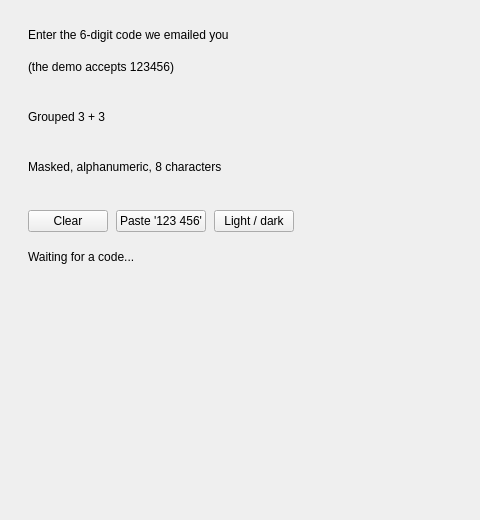
<?xml version="1.0" encoding="UTF-8"?>
<ui version="4.0">
 <class>MainWindow</class>
 <widget class="QMainWindow" name="MainWindow">
  <property name="geometry">
   <rect>
    <x>0</x>
    <y>0</y>
    <width>480</width>
    <height>520</height>
   </rect>
  </property>
  <property name="windowTitle">
   <string>QCustomVerificationCode</string>
  </property>
  <widget class="QWidget" name="centralwidget">
   <layout class="QVBoxLayout" name="mainLayout">
    <property name="spacing">
     <number>18</number>
    </property>
    <property name="leftMargin">
     <number>28</number>
    </property>
    <property name="topMargin">
     <number>28</number>
    </property>
    <property name="rightMargin">
     <number>28</number>
    </property>
    <property name="bottomMargin">
     <number>28</number>
    </property>
    <item>
     <widget class="QLabel" name="mainHeading">
      <property name="text">
       <string>Enter the 6-digit code we emailed you</string>
      </property>
     </widget>
    </item>
    <item>
     <widget class="QLabel" name="hintLabel">
      <property name="text">
       <string>(the demo accepts 123456)</string>
      </property>
     </widget>
    </item>
    <item>
     <widget class="QCustomVerificationCode" name="codeInput">
      <property name="digits" stdset="0">
       <number>6</number>
      </property>
     </widget>
    </item>
    <item>
     <widget class="QLabel" name="groupedHeading">
      <property name="text">
       <string>Grouped 3 + 3</string>
      </property>
     </widget>
    </item>
    <item>
     <widget class="QCustomVerificationCode" name="groupedInput">
      <property name="digits" stdset="0">
       <number>6</number>
      </property>
      <property name="separatorAfter" stdset="0">
       <number>3</number>
      </property>
     </widget>
    </item>
    <item>
     <widget class="QLabel" name="maskedHeading">
      <property name="text">
       <string>Masked, alphanumeric, 8 characters</string>
      </property>
     </widget>
    </item>
    <item>
     <widget class="QCustomVerificationCode" name="maskedInput">
      <property name="digits" stdset="0">
       <number>8</number>
      </property>
      <property name="inputMode" stdset="0">
       <string>alphanumeric</string>
      </property>
      <property name="masked" stdset="0">
       <bool>true</bool>
      </property>
      <property name="boxWidth" stdset="0">
       <number>34</number>
      </property>
     </widget>
    </item>
    <item>
     <layout class="QHBoxLayout" name="buttonRow">
      <property name="spacing">
       <number>8</number>
      </property>
      <item>
       <widget class="QPushButton" name="clearButton">
        <property name="text">
         <string>Clear</string>
        </property>
       </widget>
      </item>
      <item>
       <widget class="QPushButton" name="pasteButton">
        <property name="text">
         <string>Paste '123 456'</string>
        </property>
       </widget>
      </item>
      <item>
       <widget class="QPushButton" name="themeButton">
        <property name="text">
         <string>Light / dark</string>
        </property>
       </widget>
      </item>
      <item>
       <spacer name="buttonSpacer">
        <property name="orientation">
         <enum>Qt::Horizontal</enum>
        </property>
        <property name="sizeHint" stdset="0">
         <size>
          <width>10</width>
          <height>10</height>
         </size>
        </property>
       </spacer>
      </item>
     </layout>
    </item>
    <item>
     <widget class="QLabel" name="statusLabel">
      <property name="text">
       <string>Waiting for a code...</string>
      </property>
     </widget>
    </item>
    <item>
     <spacer name="bottomSpacer">
      <property name="orientation">
       <enum>Qt::Vertical</enum>
      </property>
      <property name="sizeHint" stdset="0">
       <size>
        <width>10</width>
        <height>10</height>
       </size>
      </property>
     </spacer>
    </item>
   </layout>
  </widget>
 </widget>
 <customwidgets>
  <customwidget>
   <class>QCustomVerificationCode</class>
   <extends>QWidget</extends>
   <header location="global">Custom_Widgets.QCustomVerificationCode.h</header>
  </customwidget>
 </customwidgets>
 <resources/>
 <connections/>
</ui>
